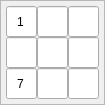
   <widget class="QFrame" name="frame_30">
    <property name="geometry">
     <rect>
      <x>393</x>
      <y>28</y>
      <width>101</width>
      <height>101</height>
     </rect>
    </property>
    <property name="minimumSize">
     <size>
      <width>0</width>
      <height>0</height>
     </size>
    </property>
    <property name="maximumSize">
     <size>
      <width>135</width>
      <height>135</height>
     </size>
    </property>
    <property name="styleSheet">
     <string notr="true"/>
    </property>
    <property name="frameShape">
     <enum>QFrame::StyledPanel</enum>
    </property>
    <property name="frameShadow">
     <enum>QFrame::Raised</enum>
    </property>
    <layout class="QGridLayout" name="gridLayout_30">
     <property name="leftMargin">
      <number>5</number>
     </property>
     <property name="topMargin">
      <number>5</number>
     </property>
     <property name="rightMargin">
      <number>5</number>
     </property>
     <property name="bottomMargin">
      <number>5</number>
     </property>
     <property name="spacing">
      <number>0</number>
     </property>
     <item row="1" column="2">
      <widget class="QLineEdit" name="cell_1_11">
       <property name="enabled">
        <bool>true</bool>
       </property>
       <property name="minimumSize">
        <size>
         <width>31</width>
         <height>31</height>
        </size>
       </property>
       <property name="maximumSize">
        <size>
         <width>31</width>
         <height>31</height>
        </size>
       </property>
       <property name="font">
        <font>
         <pointsize>9</pointsize>
        </font>
       </property>
       <property name="inputMask">
        <string>9</string>
       </property>
       <property name="text">
        <string/>
       </property>
       <property name="alignment">
        <set>Qt::AlignCenter</set>
       </property>
       <property name="readOnly">
        <bool>true</bool>
       </property>
      </widget>
     </item>
     <item row="0" column="2">
      <widget class="QLineEdit" name="cell_0_11">
       <property name="enabled">
        <bool>true</bool>
       </property>
       <property name="minimumSize">
        <size>
         <width>31</width>
         <height>31</height>
        </size>
       </property>
       <property name="maximumSize">
        <size>
         <width>31</width>
         <height>31</height>
        </size>
       </property>
       <property name="font">
        <font>
         <pointsize>9</pointsize>
        </font>
       </property>
       <property name="inputMask">
        <string>9</string>
       </property>
       <property name="text">
        <string/>
       </property>
       <property name="alignment">
        <set>Qt::AlignCenter</set>
       </property>
       <property name="readOnly">
        <bool>true</bool>
       </property>
      </widget>
     </item>
     <item row="1" column="1">
      <widget class="QLineEdit" name="cell_1_10">
       <property name="enabled">
        <bool>true</bool>
       </property>
       <property name="minimumSize">
        <size>
         <width>31</width>
         <height>31</height>
        </size>
       </property>
       <property name="maximumSize">
        <size>
         <width>31</width>
         <height>31</height>
        </size>
       </property>
       <property name="font">
        <font>
         <pointsize>9</pointsize>
        </font>
       </property>
       <property name="inputMask">
        <string>9</string>
       </property>
       <property name="text">
        <string/>
       </property>
       <property name="alignment">
        <set>Qt::AlignCenter</set>
       </property>
       <property name="readOnly">
        <bool>true</bool>
       </property>
      </widget>
     </item>
     <item row="1" column="0">
      <widget class="QLineEdit" name="cell_1_9">
       <property name="enabled">
        <bool>true</bool>
       </property>
       <property name="minimumSize">
        <size>
         <width>31</width>
         <height>31</height>
        </size>
       </property>
       <property name="maximumSize">
        <size>
         <width>31</width>
         <height>31</height>
        </size>
       </property>
       <property name="font">
        <font>
         <pointsize>9</pointsize>
        </font>
       </property>
       <property name="inputMask">
        <string>9</string>
       </property>
       <property name="text">
        <string/>
       </property>
       <property name="alignment">
        <set>Qt::AlignCenter</set>
       </property>
       <property name="readOnly">
        <bool>true</bool>
       </property>
      </widget>
     </item>
     <item row="2" column="1">
      <widget class="QLineEdit" name="cell_2_10">
       <property name="enabled">
        <bool>true</bool>
       </property>
       <property name="minimumSize">
        <size>
         <width>31</width>
         <height>31</height>
        </size>
       </property>
       <property name="maximumSize">
        <size>
         <width>31</width>
         <height>31</height>
        </size>
       </property>
       <property name="font">
        <font>
         <pointsize>9</pointsize>
        </font>
       </property>
       <property name="inputMask">
        <string>9</string>
       </property>
       <property name="text">
        <string/>
       </property>
       <property name="alignment">
        <set>Qt::AlignCenter</set>
       </property>
       <property name="readOnly">
        <bool>true</bool>
       </property>
      </widget>
     </item>
     <item row="2" column="0">
      <widget class="QLineEdit" name="cell_2_9">
       <property name="enabled">
        <bool>true</bool>
       </property>
       <property name="minimumSize">
        <size>
         <width>31</width>
         <height>31</height>
        </size>
       </property>
       <property name="maximumSize">
        <size>
         <width>31</width>
         <height>31</height>
        </size>
       </property>
       <property name="font">
        <font>
         <pointsize>9</pointsize>
        </font>
       </property>
       <property name="inputMask">
        <string>9</string>
       </property>
       <property name="text">
        <string>7</string>
       </property>
       <property name="alignment">
        <set>Qt::AlignCenter</set>
       </property>
       <property name="readOnly">
        <bool>true</bool>
       </property>
      </widget>
     </item>
     <item row="2" column="2">
      <widget class="QLineEdit" name="cell_2_11">
       <property name="enabled">
        <bool>true</bool>
       </property>
       <property name="minimumSize">
        <size>
         <width>31</width>
         <height>31</height>
        </size>
       </property>
       <property name="maximumSize">
        <size>
         <width>31</width>
         <height>31</height>
        </size>
       </property>
       <property name="font">
        <font>
         <pointsize>9</pointsize>
        </font>
       </property>
       <property name="inputMask">
        <string>9</string>
       </property>
       <property name="text">
        <string/>
       </property>
       <property name="alignment">
        <set>Qt::AlignCenter</set>
       </property>
       <property name="readOnly">
        <bool>true</bool>
       </property>
      </widget>
     </item>
     <item row="0" column="1">
      <widget class="QLineEdit" name="cell_0_10">
       <property name="enabled">
        <bool>true</bool>
       </property>
       <property name="minimumSize">
        <size>
         <width>31</width>
         <height>31</height>
        </size>
       </property>
       <property name="maximumSize">
        <size>
         <width>31</width>
         <height>31</height>
        </size>
       </property>
       <property name="font">
        <font>
         <pointsize>9</pointsize>
        </font>
       </property>
       <property name="inputMask">
        <string>9</string>
       </property>
       <property name="text">
        <string/>
       </property>
       <property name="alignment">
        <set>Qt::AlignCenter</set>
       </property>
       <property name="readOnly">
        <bool>true</bool>
       </property>
      </widget>
     </item>
     <item row="0" column="0">
      <widget class="QLineEdit" name="cell_0_9">
       <property name="enabled">
        <bool>true</bool>
       </property>
       <property name="minimumSize">
        <size>
         <width>31</width>
         <height>31</height>
        </size>
       </property>
       <property name="maximumSize">
        <size>
         <width>31</width>
         <height>31</height>
        </size>
       </property>
       <property name="font">
        <font>
         <pointsize>9</pointsize>
        </font>
       </property>
       <property name="inputMask">
        <string>9</string>
       </property>
       <property name="text">
        <string>1</string>
       </property>
       <property name="alignment">
        <set>Qt::AlignCenter</set>
       </property>
       <property name="readOnly">
        <bool>true</bool>
       </property>
      </widget>
     </item>
    </layout>
   </widget>
